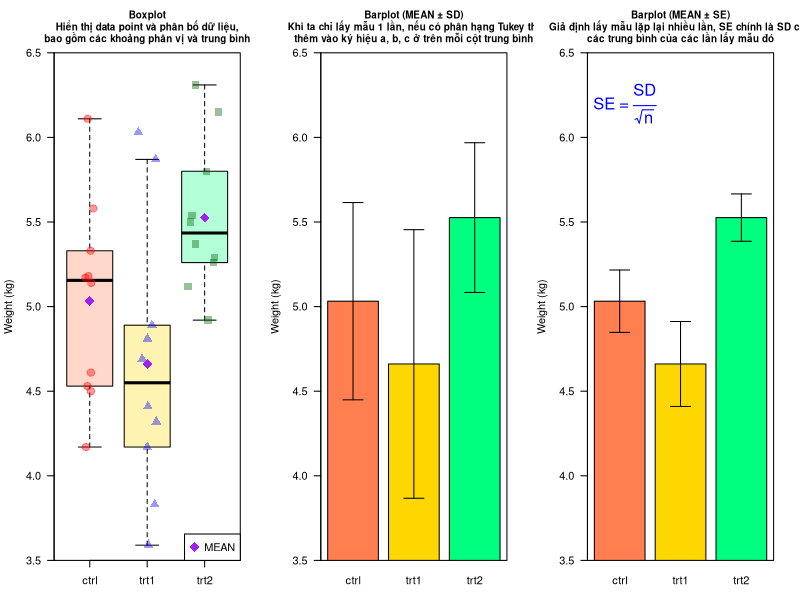

Reproduce this figure in R.
## ---- chunk 1
knitr::opts_chunk$set(message = FALSE,  
                      warning = FALSE)   
## ---- chunk 2
PlantGrowth
## ---- chunk 3
ctrl <- PlantGrowth$weight[PlantGrowth$group == "ctrl"]

trt1 <- PlantGrowth$weight[PlantGrowth$group == "trt1"]

trt2 <- PlantGrowth$weight[PlantGrowth$group == "trt2"]
## ---- chunk 4
png(filename = "boxplot_barplot.png",
    width = 9,
    height = 3.5,
    units = "in",
    res = 300)

par(mfrow = c(1,3))
par(mar = c(3,4.1,4,2))

set.seed(3)

boxplot(ctrl, trt1, trt2,
        names = c("ctrl", "trt1", "trt2"),
        col = adjustcolor(c("coral",
                            "gold",
                            "springgreen"), 
                            alpha.f = 0.3),
        las = 1,
        ylab = "Weight (kg)",
        outline = F,
        notch = F,
        main = "Boxplot\nHiển thị data point và phân bố dữ liệu,\nbao gồm các khoảng phân vị và trung bình",
        ylim = c(3.5, 6.5),
        yaxs = "i",
        cex.main = 0.9)

points(x = jitter(rep(1, length(ctrl)),
                  factor = 5),
       y = ctrl,
       pch = 19,
       cex = 1.5,
       col = adjustcolor(col = "red", alpha.f = 0.4))

points(x = jitter(rep(2, length(trt1)),
                  factor = 5),
       y = trt1,
       pch = 17,
       cex = 1.5,
       col = adjustcolor(col = "blue", alpha.f = 0.4))

points(x = jitter(rep(3, length(trt2)),
                  factor = 5),
       y = trt2,
       pch = 15,
       cex = 1.5,
       col = adjustcolor(col = "darkgreen", alpha.f = 0.4))

###

points(x = 1,
       y = mean(ctrl),
       pch = 18,
       col = "purple",
       cex = 2)

points(x = 2,
       y = mean(trt1),
       pch = 18,
       col = "purple",
       cex = 2)

points(x = 3,
       y = mean(trt2),
       pch = 18,
       col = "purple",
       cex = 2)

legend(x = "bottomright",
       y = NULL,
       legend = c("MEAN"),
       col = "purple",
       pch = 18,
       pt.cex = 2
       )

#################
# THAM KHAO
# https://tuhocr.github.io/homework/template-do-thi-base-r-phan-1.html#barchart-mean-sd

aggregate(weight~group,
          data = PlantGrowth,
          FUN = mean) -> mean_tree


aggregate(weight~group,
          data = PlantGrowth,
          FUN = sd) -> sd_tree

df_tree <- cbind(mean_tree,
                 sd_tree[ , -1, drop = F])

names(df_tree)[c(2,3)] <- c("MEAN", "SD")

df_tree$count <- 10
df_tree$SE <- df_tree$SD / sqrt(df_tree$count)
 
a <- barplot(MEAN ~ group,
        data = df_tree,
        col = c("coral", "gold", "springgreen"),
        ylim = c(3.5, 6.5),
        xpd = F,
        xlab = "",
        yaxs = "i",
        las = 1,
        ylab = "Weight (kg)",
        main = "Barplot (MEAN \U00B1 SD)\nKhi ta chỉ lấy mẫu 1 lần, nếu có phân hạng Tukey thì\nthêm vào ký hiệu a, b, c ở trên mỗi cột trung bình",
        cex.main = 0.9)

box()

a

arrows(x0 = a,
       x1 = a,
       y0 = df_tree$MEAN - df_tree$SD,
       y1 = df_tree$MEAN + df_tree$SD,
       code = 3,
       angle = 90,
       length = 0.1,
       lwd = 1)

#######################

b <- barplot(MEAN ~ group,
        data = df_tree,
        col = c("coral", "gold", "springgreen"),
        ylim = c(3.5, 6.5),
        xpd = F,
        xlab = "",
        yaxs = "i",
        las = 1,
        ylab = "Weight (kg)",
        main = "Barplot (MEAN \U00B1 SE)\nGiả định lấy mẫu lặp lại nhiều lần, SE chính là SD của\ncác trung bình của các lần lấy mẫu đó",
        cex.main = 0.9)

box()

text(x = 0.8,
     y = 6.2,
     labels = expression("SE"~"="~frac(SD, sqrt(n))),
     xpd = T,
     col = "blue",
     cex = 1.5)

b

arrows(x0 = b,
       x1 = b,
       y0 = df_tree$MEAN - df_tree$SE,
       y1 = df_tree$MEAN + df_tree$SE,
       code = 3,
       angle = 90,
       length = 0.1,
       lwd = 1)


dev.off()
